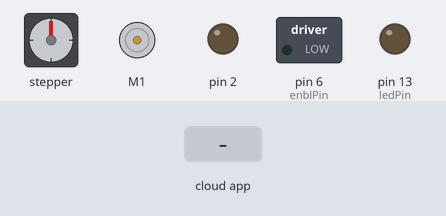
This sketch was run on a simulated Arduino Uno, built with avr-gcc and run on an emulated ATmega328P. Shown: stepper motor, DC motor (green arrow = forward, orange = backward, longer = faster), switched loads named in the sketch (green lamp = pin HIGH), output pins drawn as LEDs (lit = HIGH). Wiring (inferred from the names in the program): stepper motor driver (200 steps per turn assumed): step pin 3; direction pin 5. Inputs (shaded band) come from the test bench. The ROS host is connected and sends only what is stated; pins used as bus, display or sensor lines are not drawn.

Above: at 1.3 s.
1.4 s: the phone or cloud app sets angular.z to -100
At 3.5 s:
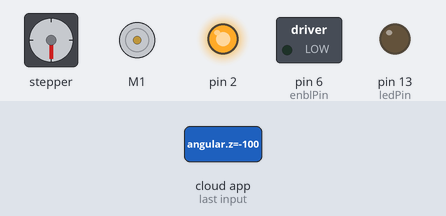
3.9 s: the phone or cloud app sets linear.x to -100
At 5.4 s:
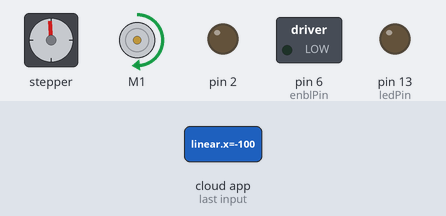
6.4 s: the phone or cloud app sets linear.x to 100
At 8.5 s:
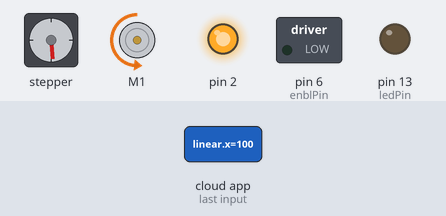
8.9 s: the phone or cloud app sets angular.z to 0
At 9.5 s:
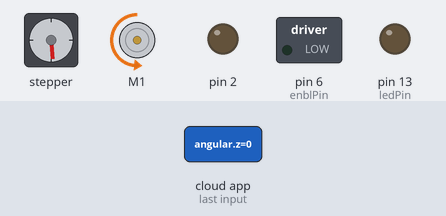
10.4 s: the phone or cloud app sets angular.z to 100
At 12.6 s:
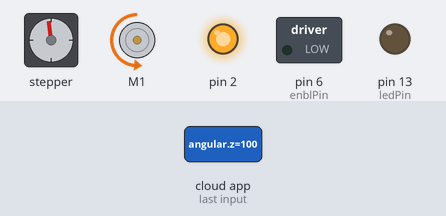
12.9 s: the phone or cloud app sets linear.x to 0
At 14.6 s:
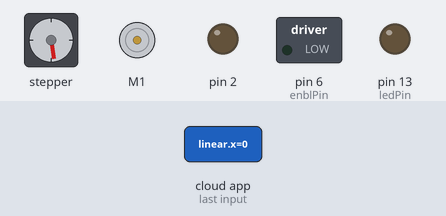
Timing chart, 0 to 16.1 s (numbered marks = the images above; inputs shaded):
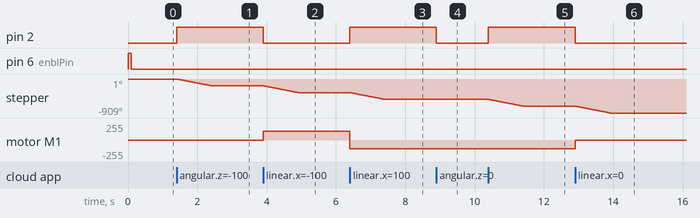

Measured:
- after the input at 1.4 s, pin 2: LOW → HIGH at once; stepper: turns 181° counter-clockwise in 1.0 s, starting at once
- after the input at 3.9 s, pin 2: HIGH → LOW at once; stepper: turns 182° counter-clockwise in 1.0 s, starting at once; motor M1: stopped → forward 132/255 at once
- after the input at 6.4 s, pin 2: LOW → HIGH at once; stepper: turns 182° counter-clockwise in 1.0 s, starting at once; motor M1: forward 132/255 → backward 132/255 at once
- after the input at 8.9 s, pin 2: HIGH → LOW at once
- after the input at 10.4 s, pin 2: LOW → HIGH at once; stepper: turns 182° counter-clockwise in 1.0 s, starting at once
- after the input at 12.9 s, pin 2: HIGH → LOW at once; stepper: turns 182° counter-clockwise in 1.0 s, starting at once; motor M1: backward 132/255 → stopped at once

The sketch:

ros_drive.ino
```cpp
#include <ros.h>
#include <geometry_msgs/Twist.h>
#include <math.h>
#include <std_msgs/String.h>
#include <SoftwareSerial.h>
#include <SabertoothSimplified.h>


SoftwareSerial SWSerial(NOT_A_PIN, 11); // RX on no pin (unused), TX on pin 11 (to S1).
SabertoothSimplified ST(SWSerial); // Use SWSerial as the serial port.

SoftwareSerial portROS(0, 1);


int pulPin = 3; // Pulse Pin for steering motor controller
int dirPin = 5; // Direction Pin for steering motor controller
int enblPin = 6; // Enbl Pin for steering motor controller
int ledPin = 13; // LED


const long CONTROL_TIMEOUT = 1000; //ms to wait  before killing motors


void cmdVelCallback(const geometry_msgs::Twist&);
ros::NodeHandle handle;
ros::Subscriber<geometry_msgs::Twist> subscriber("cmd_vel", &cmdVelCallback);

geometry_msgs::Twist msg;
ros::Publisher chatter_pub("cmd_vel", &msg);


unsigned long lastData = 0;

int cnt=0;

void cmdVelCallback(const geometry_msgs::Twist &twist)
{
  if (cnt%2==0)
    digitalWrite(2, HIGH);
  else
    digitalWrite(2, LOW);

  cnt=cnt+1;


  // this function is called as soon as there is any cmd_vel command in the ros network

  lastData = millis();

  // this variable is given forth/back velocity in range of [-0.5 +0.5]
  const float linear = twist.linear.x;
  // this variable is given left/right velocity in range of [-1 +1]
  const float spin = twist.angular.z;


  // give movement to forth/back direction
  vorwaerts(int(66*linear));


  // if given command is right means spin is negative
  if (spin<0)
  {
    rechtsLenken(int(-100*spin),10);
  }
  else if (spin>0)
  {
    linksLenken(int(100*spin),10);
  }

}


void setup() {

  pinMode(2, OUTPUT);

  SWSerial.begin(9600);
  portROS.begin(57600);


  pinMode(pulPin, OUTPUT);
  pinMode(dirPin, OUTPUT);
  pinMode(enblPin, OUTPUT);
  pinMode(ledPin, OUTPUT);

  digitalWrite(pulPin, LOW);
  digitalWrite(ledPin, LOW);
  digitalWrite(enblPin, LOW);
  digitalWrite(dirPin, LOW);


  digitalWrite(enblPin, HIGH);
  delay(100);
  digitalWrite(enblPin, LOW);

  handle.initNode();
  handle.subscribe(subscriber);
  handle.advertise(chatter_pub);

}

void loop()
{
  handle.spinOnce();

  if(millis() - lastData >= CONTROL_TIMEOUT)
  {
    lastData=millis();
    msg.linear.x = 0;
    msg.angular.z = 0;
    chatter_pub.publish(&msg);
  }

}


// Alle eigenen Funktionen

int rechtsSpeed(int speed) {
  digitalWrite(pulPin, HIGH);
  digitalWrite(ledPin, HIGH); //schauen ob dirPin a no nötig ist
  digitalWrite(pulPin, LOW);
  digitalWrite(ledPin, LOW);
  delay(speed);  // LESS DELAY = FASTER MOTOR SPEED (more pulses per timeframe)
}

int linksSpeed(int speed) {
  digitalWrite(pulPin, HIGH);
  digitalWrite(ledPin, HIGH);
  digitalWrite(dirPin, HIGH);
  digitalWrite(pulPin, LOW);
  digitalWrite(ledPin, LOW);
  digitalWrite(dirPin, LOW);
  delay(speed); // LESS DELAY = FASTER MOTOR SPEED (more pulses per timeframe)
}

int linksLenken(int dauer, int geschw) {
  for(int i=0; i <= dauer; i++){
    linksSpeed(geschw);
  }
}
int rechtsLenken(int dauer, int geschw) {
   for(int i=0; i <= dauer; i++){
    rechtsSpeed(geschw);
  }
}

int vorwaerts(int gas) {
  ST.motor(1,-gas);
}

int rueckwaerts(int rueck) {
  ST.motor(1,rueck);
}

void standgas() {
  ST.motor(1,0);
}
```
